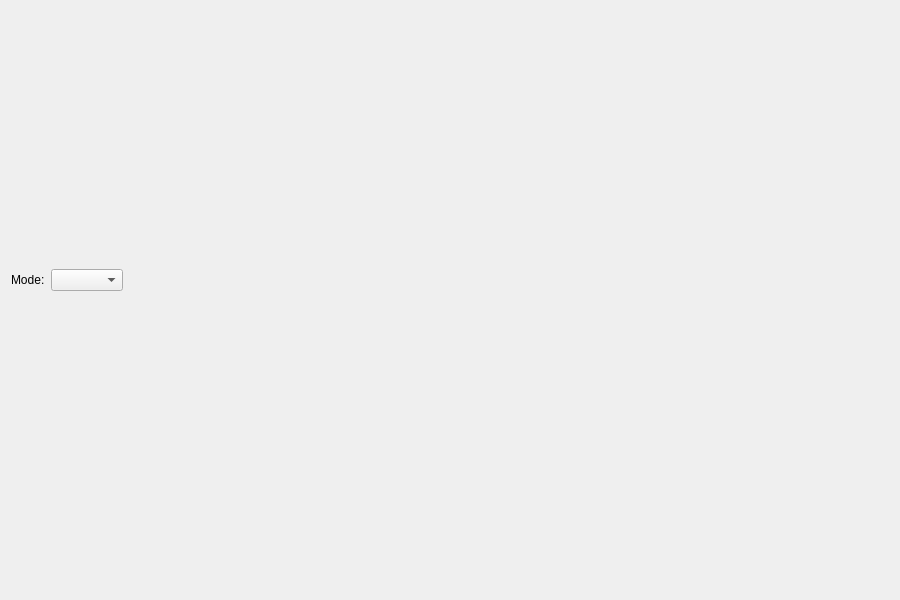
<?xml version="1.0" encoding="UTF-8"?>
<ui version="4.0">
 <class>ThemeWidgetForm</class>
 <widget class="QWidget" name="ThemeWidgetForm">
  <property name="geometry">
   <rect>
    <x>0</x>
    <y>0</y>
    <width>900</width>
    <height>600</height>
   </rect>
  </property>
  <layout class="QGridLayout" name="gridLayout">
   <item row="2" column="1">
    <layout class="QGridLayout" name="bottom_right">
     <item row="1" column="0">
      <layout class="QVBoxLayout" name="verticalLayout_6">
       <item>
        <layout class="QHBoxLayout" name="bottom_right_tools">
         <item>
          <spacer name="horizontalSpacer_5">
           <property name="orientation">
            <enum>Qt::Horizontal</enum>
           </property>
           <property name="sizeHint" stdset="0">
            <size>
             <width>40</width>
             <height>20</height>
            </size>
           </property>
          </spacer>
         </item>
        </layout>
       </item>
      </layout>
     </item>
     <item row="2" column="0">
      <layout class="QVBoxLayout" name="bottom_right_graph"/>
     </item>
    </layout>
   </item>
   <item row="1" column="0">
    <layout class="QGridLayout" name="top_left">
     <item row="2" column="0">
      <layout class="QVBoxLayout" name="top_left_graph"/>
     </item>
     <item row="1" column="0">
      <layout class="QVBoxLayout" name="verticalLayout_3">
       <item>
        <layout class="QHBoxLayout" name="top_left_tools">
         <item>
          <spacer name="horizontalSpacer_2">
           <property name="orientation">
            <enum>Qt::Horizontal</enum>
           </property>
           <property name="sizeHint" stdset="0">
            <size>
             <width>40</width>
             <height>20</height>
            </size>
           </property>
          </spacer>
         </item>
        </layout>
       </item>
      </layout>
     </item>
    </layout>
   </item>
   <item row="2" column="0">
    <layout class="QGridLayout" name="bottom_left">
     <item row="2" column="0">
      <layout class="QVBoxLayout" name="bottom_left_graph"/>
     </item>
     <item row="1" column="0">
      <layout class="QVBoxLayout" name="verticalLayout_2">
       <item>
        <layout class="QHBoxLayout" name="bottom_left_tools">
         <item>
          <spacer name="horizontalSpacer_4">
           <property name="orientation">
            <enum>Qt::Horizontal</enum>
           </property>
           <property name="sizeHint" stdset="0">
            <size>
             <width>40</width>
             <height>20</height>
            </size>
           </property>
          </spacer>
         </item>
        </layout>
       </item>
      </layout>
     </item>
    </layout>
   </item>
   <item row="1" column="1">
    <layout class="QGridLayout" name="top_right">
     <item row="1" column="0">
      <layout class="QVBoxLayout" name="top_right_graph"/>
     </item>
     <item row="0" column="0">
      <layout class="QVBoxLayout" name="verticalLayout_8">
       <item>
        <layout class="QHBoxLayout" name="top_right_tools">
         <item>
          <spacer name="horizontalSpacer_3">
           <property name="orientation">
            <enum>Qt::Horizontal</enum>
           </property>
           <property name="sizeHint" stdset="0">
            <size>
             <width>40</width>
             <height>20</height>
            </size>
           </property>
          </spacer>
         </item>
        </layout>
       </item>
      </layout>
     </item>
    </layout>
   </item>
   <item row="0" column="0" colspan="2">
    <layout class="QHBoxLayout" name="horizontalLayout">
     <item>
      <widget class="QLabel" name="themeLabel">
       <property name="text">
        <string>Mode:</string>
       </property>
      </widget>
     </item>
     <item>
      <widget class="QComboBox" name="themeComboBox"/>
     </item>
     <item>
      <spacer name="horizontalSpacer">
       <property name="orientation">
        <enum>Qt::Horizontal</enum>
       </property>
       <property name="sizeHint" stdset="0">
        <size>
         <width>40</width>
         <height>20</height>
        </size>
       </property>
      </spacer>
     </item>
    </layout>
   </item>
  </layout>
 </widget>
 <resources/>
 <connections>
  <connection>
   <sender>themeComboBox</sender>
   <signal>currentIndexChanged(int)</signal>
   <receiver>ThemeWidgetForm</receiver>
   <slot>updateUI()</slot>
   <hints>
    <hint type="sourcelabel">
     <x>20</x>
     <y>20</y>
    </hint>
    <hint type="destinationlabel">
     <x>20</x>
     <y>20</y>
    </hint>
   </hints>
  </connection>
 </connections>
 <slots>
  <slot>updateUI()</slot>
 </slots>
</ui>
